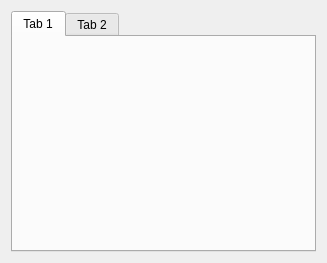
<?xml version="1.0" encoding="UTF-8"?>
<ui version="4.0">
 <class>Wbook</class>
 <widget class="QWidget" name="Wbook">
  <property name="geometry">
   <rect>
    <x>0</x>
    <y>0</y>
    <width>327</width>
    <height>263</height>
   </rect>
  </property>
  <property name="windowTitle">
   <string>Form</string>
  </property>
  <layout class="QHBoxLayout" name="horizontalLayout">
   <item>
    <layout class="QHBoxLayout" name="horizontalLayout_2">
     <item>
      <widget class="QTabWidget" name="tabWidget">
       <widget class="QWidget" name="tab">
        <attribute name="title">
         <string>Tab 1</string>
        </attribute>
        <widget class="QWidget" name="verticalLayoutWidget">
         <property name="geometry">
          <rect>
           <x>9</x>
           <y>9</y>
           <width>281</width>
           <height>201</height>
          </rect>
         </property>
         <layout class="QVBoxLayout" name="verticalLayout"/>
        </widget>
       </widget>
       <widget class="QWidget" name="tab_2">
        <attribute name="title">
         <string>Tab 2</string>
        </attribute>
       </widget>
      </widget>
     </item>
    </layout>
   </item>
  </layout>
 </widget>
 <resources/>
 <connections/>
</ui>
